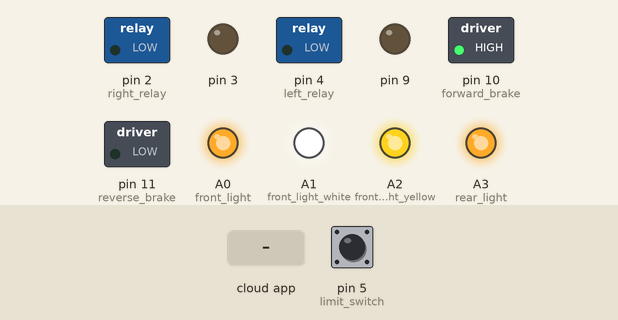
Recording of a sketch running on a simulated Arduino Mega 2560, built with avr-gcc and run on an emulated ATmega2560. Parts: switched loads named in the sketch (green lamp = pin HIGH), output pins drawn as LEDs (lit = HIGH). The test bench sets the inputs (shaded band); at power-on: pin 5 (limit_switch) HIGH. The ROS host is connected and sends only what is stated.

Above: at 1.2 s.
1.3 s: the phone or cloud app sets linear.x to -100
At 1.46 s:
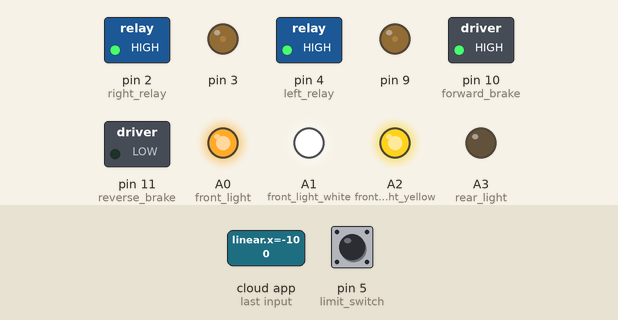
4.3 s: the phone or cloud app sets angular.z to -100
At 6.9 s:
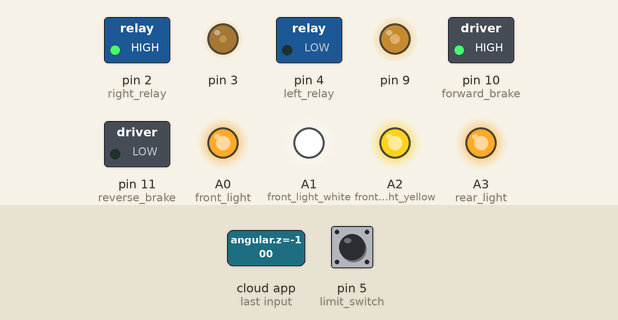
7.3 s: the phone or cloud app sets linear.x to 0
At 8.3 s:
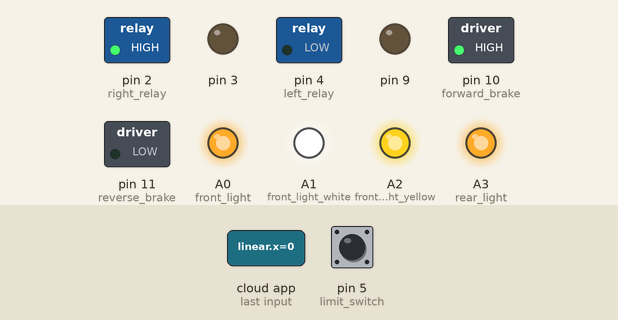
8.8 s: the phone or cloud app sets linear.x to -100
At 39.3 s:
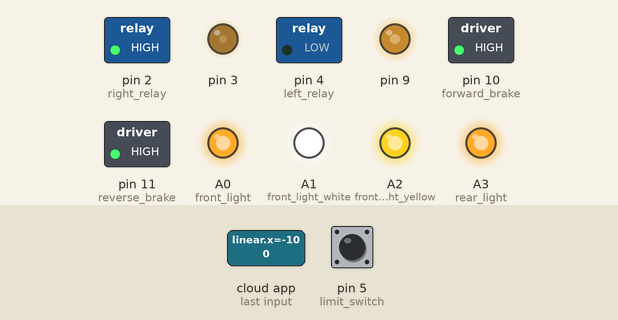
Timing chart, 0 to 40.4 s (numbered marks = the images above; inputs shaded):
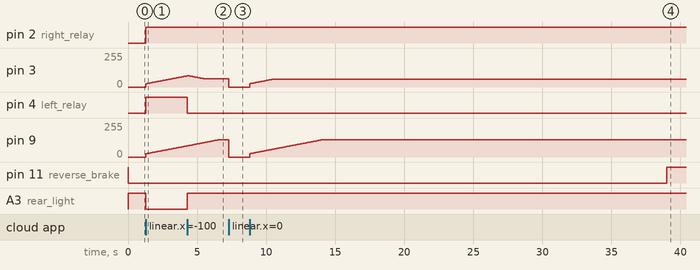

Measured:
- after the input at 1.3 s, pin 2 (right_relay), pin 4 (left_relay): LOW → HIGH at once; pin 3, pin 9: moves from 0/255 to 84/255 over 3.0 s, starting at once; A3 (rear_light): HIGH → LOW at once
- after the input at 4.3 s, pin 4 (left_relay): HIGH → LOW at once; A3 (rear_light): LOW → HIGH at once
- after the input at 7.3 s, pin 3: 61/255 → 0/255 at once; pin 9: 129/255 → 0/255 at once
- after the input at 8.8 s, pin 3: moves from 0/255 to 59/255 over 1.7 s, starting at once; pin 9: moves from 0/255 to 129/255 over 5.2 s, starting at once; pin 11 (reverse_brake): LOW → HIGH after 30.2 s instead of 29.3 s

The sketch:

nano.ino
```cpp
#include <PWM.h>

#include <math.h>
#include <ros.h>
#include <geometry_msgs/Twist.h>
#include <std_msgs/Bool.h>
#include <std_msgs/Int16.h>

#include <SoftwareSerial.h>

SoftwareSerial mySerial(6, 7); // RX, TX
#define PWM_MIN 60
#define PWMRANGE 130
int frequency_right = 380; //frequency (in Hz)
int frequency_left = 400; //frequency (in Hz)
/*
Settiup all GPIOs
GPIO2------> Right Direction Relay
GPIO4------> Left Direction Relay
A0------> Front light relay
A1------> Front white light relay
A2------> Front yellow light Relay
GPIO10-------> forward_brake Relay
GPIO11------> reverse_brake Relay rear_light
A3------> rear_light Relay
*/
const uint8_t R_PWM = 9;//D3
const uint8_t L_PWM = 3;//D9
const uint8_t right_relay = 2;// D2 RIGHT MOTOR
const uint8_t left_relay = 4;// D4 RIGHT  MOTOR
const uint8_t front_light = A0;
const uint8_t front_light_white = A1;
const uint8_t front_light_yellow = A2;
const uint8_t rear_light = A3;
const uint8_t forward_brake = 10;
const uint8_t reverse_brake = 11;
const uint8_t limit_switch = 5;
//const uint8_t limit_switch1 = 6;

uint16_t lPwm;
uint16_t rPwm;
float linear_velocity_ref;
float angular_velocity_ref;
void onTwist(const geometry_msgs::Twist &msg);
void onfront(const std_msgs::Bool &msg);
void onfont_multi(const std_msgs::Int16 &msg);
float mapPwm(float x, float out_min, float out_max);
ros::NodeHandle node;
ros::Subscriber<std_msgs::Bool> sub_light1("front/light",&onfront);
ros::Subscriber<std_msgs::Int16> sub_light2("front/light/multi",&onfont_multi);
ros::Subscriber<geometry_msgs::Twist> sub("/linear/angular", &onTwist);
bool _connected = false;
uint8_t d_flag=0;
int i=25,j=25;
const long pwm_interval=50;
long break_interval=0;
long break_fed_interval=0;
unsigned long sig_started=0;
int limit_sw_State;
int stflag=0;
void setup() {
  setupPins();
   mySerial.begin(9600);
  mySerial.println("Hello, world?");
  // put your setup code here, to run once:
  InitTimersSafe();
  bool success = SetPinFrequencySafe(L_PWM, frequency_left);
  SetPinFrequencySafe(R_PWM, frequency_right);
  //node.getHardware()->setBaud(115200);
   node.initNode();
  node.subscribe(sub);
 node.subscribe(sub_light1);
  node.subscribe(sub_light2);

}

void loop() {
  unsigned long currentMillis=millis();
  // put your main code here, to run repeatedly:
  node.spinOnce();

  if(linear_velocity_ref)
  {
      digitalWrite(LED_BUILTIN, HIGH);
      if(currentMillis-sig_started>=pwm_interval)
      {
        sig_started=currentMillis;
        //digitalWrite(LED_BUILTIN, HIGH);
         if(i<lPwm)
         {
          pwmWrite(L_PWM, i);
          i++;
         }
         if(i>lPwm)
         {
          pwmWrite(L_PWM, i);
          i--;
         }
         if(j<rPwm)
         {
          pwmWrite(R_PWM, j);
          j++;
         }
         if(j>rPwm)
         {
          pwmWrite(R_PWM, j);
          j--;
         }

          node.spinOnce();

   }
  }
   else
   {
    i=25;
    j=25;
    pwmWrite(L_PWM, 0);
    pwmWrite(R_PWM, 0);
    digitalWrite(LED_BUILTIN, LOW);
    }

    limit_sw_State = digitalRead(limit_switch);

   // check if the pushbutton is pressed. If it is, the buttonState is HIGH:
   if (0==stflag) {
      digitalWrite(forward_brake, LOW); //brake foward
      digitalWrite(reverse_brake, HIGH);
      stflag=1;
    }
    if(1==stflag)
    {
      break_fed_interval++;
    if(limit_sw_State==HIGH ||break_fed_interval>20000 )
    {
      break_fed_interval=0;
      stflag=2;
      digitalWrite(forward_brake, HIGH); //brake stop
      digitalWrite(reverse_brake, LOW);   //brake reverse
    }
    }
    if(2==stflag)
    {

      break_interval++;
      if(break_interval>30000)
      {
      break_interval=0;
      stflag=3;
      digitalWrite(forward_brake, HIGH);
      digitalWrite(reverse_brake, HIGH);
      }

    }

}
void onTwist(const geometry_msgs::Twist &msg)
{
  linear_velocity_ref  = msg.linear.x;
  angular_velocity_ref = msg.angular.z;
  float l = (msg.linear.x - msg.angular.z) / 2;
  float r = (msg.linear.x + msg.angular.z) / 2;
  digitalWrite(left_relay, l<0);
  digitalWrite(right_relay, r<0);
 if(l<0&&r<0)
    {
       digitalWrite(rear_light, LOW);
    }
    else
    {
      digitalWrite(rear_light, HIGH);

    }
    if(l==0&&r==0)
      stflag=0;
  // Then map those values to PWM intensities. PWMRANGE = full speed, while PWM_MIN = the minimal amount of power at which the motors begin moving.
   lPwm = mapPwm(fabs(l), PWM_MIN, PWMRANGE);
   rPwm = mapPwm(fabs(r), PWM_MIN, PWMRANGE);
//    mySerial.print("Linear:");
//  mySerial.println(msg.linear.x);

}
void onfront(const std_msgs::Bool &msg)
{
   mySerial.print("FRONT LIGHT:");
//  mySerial.println(msg.linear.x);
  int check = msg.data;
  if(check == 1)
  {

    digitalWrite(front_light, LOW);

  }
   if(check == 0)
  {
    digitalWrite(front_light, HIGH);

  }
}
void onfont_multi(const std_msgs::Int16 &msg)
{
  int check = msg.data;
  if(check == 1)
  {

    digitalWrite(front_light_white, LOW);
    digitalWrite(front_light_yellow, HIGH);

  }
   if(check == 2)
  {
    digitalWrite(front_light_yellow, LOW);
    digitalWrite(front_light_white, HIGH);
  }
  if(check == 0)
  {
    digitalWrite(front_light_white, HIGH);
    digitalWrite(front_light_yellow, HIGH);
  }
}
void setupPins()
{

  pinMode(right_relay, OUTPUT);
  pinMode(left_relay, OUTPUT);
  pinMode(front_light, OUTPUT);
  pinMode(front_light_white, OUTPUT);
  pinMode(front_light_yellow, OUTPUT);
  pinMode(forward_brake, OUTPUT);
  pinMode(reverse_brake, OUTPUT);
  pinMode(rear_light, OUTPUT);
  pinMode(limit_switch, INPUT_PULLUP);
  stop();

}
void stop()
{
  digitalWrite(rear_light, HIGH);
  digitalWrite(front_light, HIGH);
  digitalWrite(front_light_white, HIGH);
  digitalWrite(front_light_yellow, HIGH);
  digitalWrite(forward_brake, HIGH);
  digitalWrite(reverse_brake, HIGH);

}
bool rosConnected()
{
  // If value changes, notify via LED and console.
  bool connected = node.connected();
  if (_connected != connected)
  {
    _connected = connected;

   // portOne.println(connected ? "ROS connected" : "ROS disconnected");
  }
  return connected;
}

// Map x value from [0 .. 1] to [out_min .. out_max]
float mapPwm(float x, float out_min, float out_max)
{
  return x * (out_max - out_min) + out_min;
}
```
